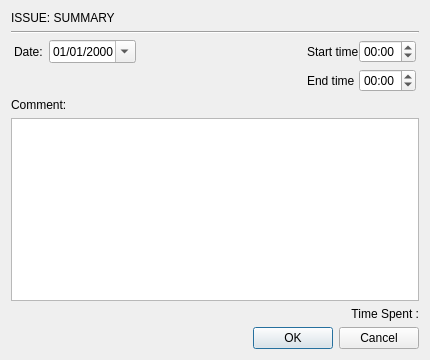
<?xml version="1.0" encoding="UTF-8"?>
<ui version="4.0">
 <class>WorklogWindow</class>
 <widget class="QWidget" name="WorklogWindow">
  <property name="geometry">
   <rect>
    <x>0</x>
    <y>0</y>
    <width>430</width>
    <height>360</height>
   </rect>
  </property>
  <property name="sizePolicy">
   <sizepolicy hsizetype="Fixed" vsizetype="Fixed">
    <horstretch>0</horstretch>
    <verstretch>0</verstretch>
   </sizepolicy>
  </property>
  <property name="minimumSize">
   <size>
    <width>430</width>
    <height>360</height>
   </size>
  </property>
  <property name="maximumSize">
   <size>
    <width>600</width>
    <height>800</height>
   </size>
  </property>
  <property name="windowTitle">
   <string>Some Worklog</string>
  </property>
  <property name="windowIcon">
   <iconset resource="pyjtt_res.qrc">
    <normaloff>:/res/icons/clock.ico</normaloff>:/res/icons/clock.ico</iconset>
  </property>
  <property name="whatsThis">
   <string/>
  </property>
  <layout class="QGridLayout" name="gridLayout">
   <item row="0" column="0">
    <layout class="QVBoxLayout" name="verticalLayout">
     <item>
      <widget class="QLabel" name="labelIssue">
       <property name="text">
        <string>ISSUE: SUMMARY</string>
       </property>
       <property name="textInteractionFlags">
        <set>Qt::NoTextInteraction</set>
       </property>
      </widget>
     </item>
     <item>
      <widget class="Line" name="line">
       <property name="orientation">
        <enum>Qt::Horizontal</enum>
       </property>
      </widget>
     </item>
     <item>
      <layout class="QHBoxLayout" name="horizontalLayout">
       <item>
        <layout class="QFormLayout" name="formLayout_2">
         <property name="fieldGrowthPolicy">
          <enum>QFormLayout::ExpandingFieldsGrow</enum>
         </property>
         <property name="leftMargin">
          <number>3</number>
         </property>
         <item row="0" column="0">
          <widget class="QLabel" name="labelDate">
           <property name="text">
            <string>Date:</string>
           </property>
           <property name="alignment">
            <set>Qt::AlignLeading|Qt::AlignLeft|Qt::AlignVCenter</set>
           </property>
          </widget>
         </item>
         <item row="0" column="1">
          <widget class="QDateEdit" name="dateEdit">
           <property name="wrapping">
            <bool>false</bool>
           </property>
           <property name="alignment">
            <set>Qt::AlignCenter</set>
           </property>
           <property name="readOnly">
            <bool>false</bool>
           </property>
           <property name="displayFormat">
            <string>MM/dd/yyyy</string>
           </property>
           <property name="calendarPopup">
            <bool>true</bool>
           </property>
          </widget>
         </item>
        </layout>
       </item>
       <item>
        <layout class="QFormLayout" name="formLayout">
         <property name="fieldGrowthPolicy">
          <enum>QFormLayout::ExpandingFieldsGrow</enum>
         </property>
         <property name="formAlignment">
          <set>Qt::AlignRight|Qt::AlignTop|Qt::AlignTrailing</set>
         </property>
         <property name="horizontalSpacing">
          <number>0</number>
         </property>
         <property name="verticalSpacing">
          <number>6</number>
         </property>
         <property name="rightMargin">
          <number>3</number>
         </property>
         <item row="0" column="0">
          <widget class="QLabel" name="labelStart">
           <property name="text">
            <string>Start time</string>
           </property>
          </widget>
         </item>
         <item row="0" column="1">
          <widget class="QTimeEdit" name="timeStartEdit">
           <property name="wrapping">
            <bool>true</bool>
           </property>
           <property name="displayFormat">
            <string>hh:mm</string>
           </property>
           <property name="calendarPopup">
            <bool>false</bool>
           </property>
          </widget>
         </item>
         <item row="1" column="0">
          <widget class="QLabel" name="labelEnd">
           <property name="text">
            <string>End time</string>
           </property>
          </widget>
         </item>
         <item row="1" column="1">
          <widget class="QTimeEdit" name="timeEndEdit">
           <property name="enabled">
            <bool>true</bool>
           </property>
           <property name="wrapping">
            <bool>true</bool>
           </property>
           <property name="displayFormat">
            <string>hh:mm</string>
           </property>
          </widget>
         </item>
        </layout>
       </item>
      </layout>
     </item>
    </layout>
   </item>
   <item row="1" column="0">
    <layout class="QVBoxLayout" name="verticalLayout_3">
     <item>
      <widget class="QLabel" name="labelComment">
       <property name="text">
        <string>Comment:</string>
       </property>
       <property name="textInteractionFlags">
        <set>Qt::NoTextInteraction</set>
       </property>
      </widget>
     </item>
     <item>
      <widget class="QPlainTextEdit" name="plainTextCommentEdit"/>
     </item>
    </layout>
   </item>
   <item row="2" column="0">
    <widget class="QLabel" name="labelSpent">
     <property name="text">
      <string>Time Spent :</string>
     </property>
     <property name="alignment">
      <set>Qt::AlignRight|Qt::AlignTrailing|Qt::AlignVCenter</set>
     </property>
     <property name="textInteractionFlags">
      <set>Qt::NoTextInteraction</set>
     </property>
    </widget>
   </item>
   <item row="3" column="0">
    <widget class="QDialogButtonBox" name="buttonBox">
     <property name="standardButtons">
      <set>QDialogButtonBox::Cancel|QDialogButtonBox::Ok</set>
     </property>
    </widget>
   </item>
  </layout>
 </widget>
 <resources>
  <include location="pyjtt_res.qrc"/>
 </resources>
 <connections/>
</ui>
